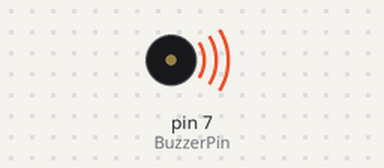
Bench run of a program on a simulated Raspberry Pi (header pin numbers). Shown: buzzer (waves = sounding). What the program prints to the terminal is not drawn.

Above: at 0.1 s.
Timing chart, 0 to 40.0 s (numbered marks = the images above):
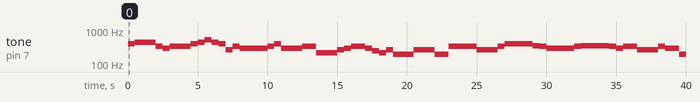

The program:

buzzer.py
```python
#!/usr/bin/env python

import RPi.GPIO as GPIO
import time

BuzzerPin = 7

CL = [0, 131, 147, 165, 175, 196, 211, 248] # Low C Note Frequency
CM = [0, 262, 294, 330, 350, 393, 441, 495] # Middle C Note Frequency
CH = [0, 525, 589, 661, 700, 786, 882, 990] # High C Note Frequency

song_1 = [ CM[3], CM[5], CM[6], CM[3], CM[2], CM[3], CM[5], CM[6], # Sound Notes 1
CH[1], CM[6], CM[5], CM[1], CM[3], CM[2], CM[2], CM[3],
CM[5], CM[2], CM[3], CM[3], CL[6], CL[6], CL[6], CM[1],
CM[2], CM[3], CM[2], CL[7], CL[6], CM[1], CL[5] ]

beat_1 = [ 1, 1, 3, 1, 1, 3, 1, 1, # Beats of song 1, 1 means 1/8 beats
1, 1, 1, 1, 1, 1, 3, 1,
1, 3, 1, 1, 1, 1, 1, 1,
1, 2, 1, 1, 1, 1, 1, 1,
1, 1, 3 ]

song_2 = [ CM[1], CM[1], CM[1], CL[5], CM[3], CM[3], CM[3], CM[1], # Sound Notes 2
CM[1], CM[3], CM[5], CM[5], CM[4], CM[3], CM[2], CM[2],
CM[3], CM[4], CM[4], CM[3], CM[2], CM[3], CM[1], CM[1],
CM[3], CM[2], CL[5], CL[7], CM[2], CM[1] ]

beat_2 = [ 1, 1, 2, 2, 1, 1, 2, 2, # Beats of song 2, 1 means 1/8 beats
1, 1, 2, 2, 1, 1, 3, 1,
1, 2, 2, 1, 1, 2, 2, 1,
1, 2, 2, 1, 1, 3 ]

def setup():
	GPIO.setmode(GPIO.BOARD) # Numbers GPIOs by physical location
	GPIO.setup(BuzzerPin, GPIO.OUT) # Set pins' mode is output
	global Buzz # Assign a global variable to replace GPIO.PWM
	Buzz = GPIO.PWM(BuzzerPin, 440) # 440 is initial frequency.
	Buzz.start(50) # Start BuzzerPin pin with 50% duty ration

def loop():
	while True:
		print '\n Playing song 1...'
		for i in range(1, len(song_1)): # Play song 1
			Buzz.ChangeFrequency(song_1[i]) # Change the frequency along the song note
			time.sleep(beat_1[i] * 0.5) # delay a note for beat * 0.5s
		time.sleep(1) # Wait a second for next song.

		print '\n\n Playing song 2...'
		for i in range(1, len(song_2)): # Play song 1
			Buzz.ChangeFrequency(song_2[i]) # Change the frequency along the song note
			time.sleep(beat_2[i] * 0.5) # delay a note for beat * 0.5s

def destory():
	Buzz.stop() # Stop the BuzzerPin
	GPIO.output(BuzzerPin, 1) # Set BuzzerPin pin to High
	GPIO.cleanup() # Release resource

if __name__ == '__main__': # Program start from here
	setup()
	try:
		loop()
	except KeyboardInterrupt: # When 'Ctrl+C' is pressed, the child program destroy() will be executed.
		destory()
```

Measured:
- by itself, tone on pin 7 (BuzzerPin): plays 393 Hz for 0.50 s, 441 Hz for 1.5 s, 330 Hz for 0.50 s, 294 Hz for 0.50 s, 330 Hz for 1.5 s, 393 Hz for 0.50 s … (44 notes in this stretch)
